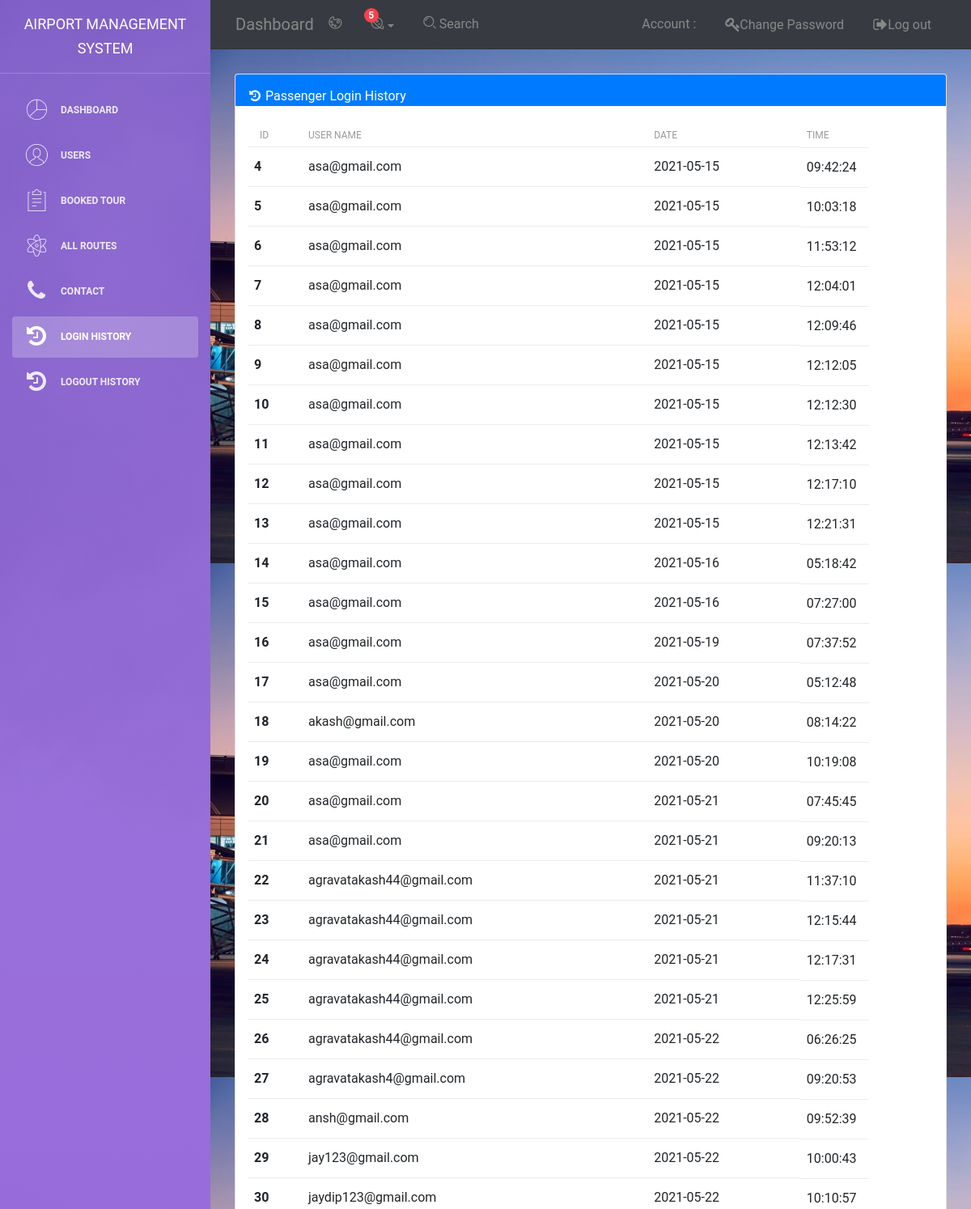
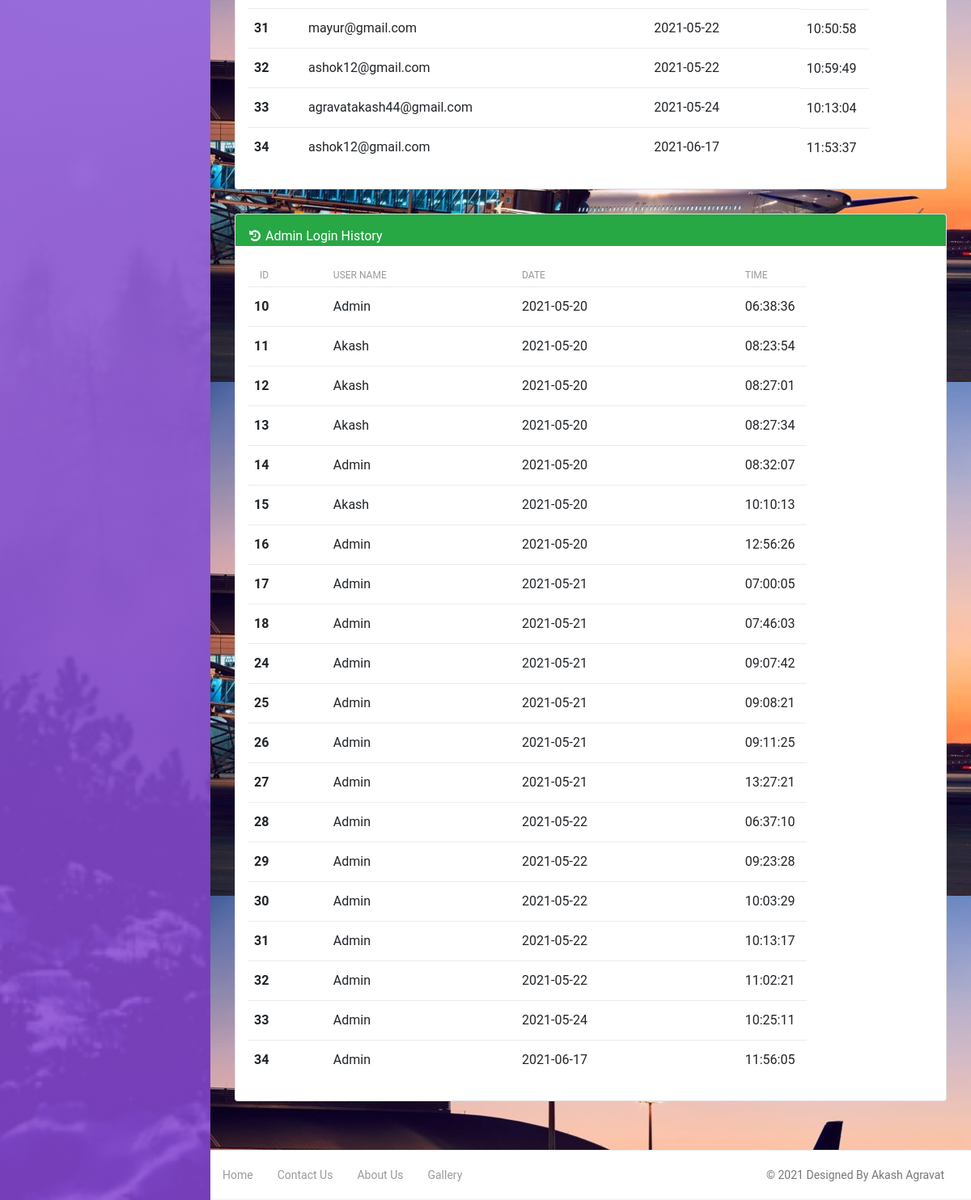
Page /Admin/history.php on the committed database (2 pictures, top to bottom).
### tables this page shows
CREATE TABLE `adminlog` (
  `ID` int(100) NOT NULL,
  `UserName` varchar(100) NOT NULL,
  `Date` varchar(100) NOT NULL,
  `Time` varchar(100) NOT NULL
);

### Admin/history.php (the view, shortened to what this page needs)
<?php
$servername = "localhost";
$username = "root";
$password = "";
$dbname = "ams";
$conn = mysqli_connect($servername, $username, $password, $dbname);
$data = "SELECT * FROM userlog";
$result = mysqli_query($conn, $data);
$data1 = "SELECT * FROM adminlog";
$result1 = mysqli_query($conn, $data1);
?>
<!DOCTYPE html>
<html lang="en">
<head>
    <link rel="stylesheet" href="https://stackpath.bootstrapcdn.com/bootstrap/4.3.1/css/bootstrap.min.css">
    <link rel="stylesheet" href="https://maxcdn.bootstrapcdn.com/font-awesome/latest/css/font-awesome.min.css" />
    <link href="../assets/css/bootstrap.min.css" rel="stylesheet" />
    <link href="../assets/css/light-bootstrap-dashboard.css?v=2.0.0 " rel="stylesheet" />
    <link href="../assets/css/demo.css" rel="stylesheet" />
</head>
<body>
    <div class="wrapper">
        <div class="sidebar" data-image="../assets/img/sidebar-5.jpg">
        <div class="sidebar-wrapper">
                <div class="logo">
                    <a href="#" class="simple-text">
                        Airport Management System
                    </a>
                </div>
                <ul class="nav">
                    <li >
                        <a class="nav-link" href="dashboard.php">
                            <i class="nc-icon nc-chart-pie-35"></i>
                            <p>Dashboard</p>
                        </a>
                    </li>
                    <li>
                        <a class="nav-link" href="Users.php">
                            <i class="nc-icon nc-circle-09"></i>
                            <p>Users</p>
                        </a>
                    </li>
                    <li>
                        <a class="nav-link" href="BookeTicket.php">
                            <i class="nc-icon nc-notes"></i>
                            <p>Booked Tour</p>
                        </a>
                    </li>
                    <li>
                        <a class="nav-link" href="route.php">
                            <i class="nc-icon nc-atom"></i>
                            <p>All Routes</p>
                        </a>
                    </li>
                    <li >
                        <a class="nav-link" href="contact.php">
                            <i class="fa fa-phone"></i>
                            <p>Contact</p>
                        </a>
                    </li>
                    <li class="nav-item active">
                        <a class="nav-link" href="history.php">
                            <i class="fa fa-history"></i>
                            <p>Login History</p>
                        </a>
                    </li>
                    <li>
                        <a class="nav-link" href="notification.php">
                            <i class="fa fa-history"></i>
                            <p>Logout History</p>
                        </a>
                    </li>
                </ul>
            </div>
        </div>
        <div class="main-panel">
            <nav class="navbar navbar-expand-lg " color-on-scroll="500" style="background-color: rgb(55, 59, 65); ">
                <div class="container-fluid">
                    <a class="navbar-brand" href="#"> Dashboard </a>
                    <div class="collapse navbar-collapse justify-content-end" id="navigation">
                        <ul class="nav navbar-nav mr-auto">
                            <li class="nav-item">
                                <a href="#" class="nav-link" data-toggle="dropdown">
                                    <i class="nc-icon nc-palette"></i>
                                </a>
                            </li>
                            <li class="dropdown nav-item">
                                <a href="notification.php" class="dropdown-toggle nav-link" data-toggle="dropdown">
                                    <i class="nc-icon nc-planet"></i>
                                    <span class="notification">5</span>
                                </a>
                            </li>
                            <li class="nav-item">
                                <a href="https://www.google.com/search?q=" class="nav-link">
                                    <i class="nc-icon nc-zoom-split"></i>
                                    <span class="d-lg-block">&nbsp;Search</span>
                                </a>
                            </li>
                        </ul>
                        <ul class="navbar-nav ml-auto">
                            <li class="nav-item">
                                <a class="nav-link" href="account.php">
                                    <span class="no-icon">Account :  <?php echo $_SESSION['uname']?></span>
                                </a>
                            </li>
                            <li class="nav-item ">
                                <a class="nav-link" href="changeps.php">
                                    <span class="no-icon"><i class="fa fa-key"></i>Change Password</span>
                                </a>
                            </li>
                            <li class="nav-item">
                                <a class="nav-link" href="include/logout.php">
                                    <span class="no-icon"><i class="fa fa-sign-out"></i>Log out</span>
                                </a>
                            </li>
                        </ul>
                    </div>
                </div>
            </nav>
            <div class="content" style="background-image: url(../img/slider\ 1.jpg);">
                <div class="container-fluid">
                    <div class="row ">
                        <div class="col">
                        <div class="card  ">
                                <div class="card-header bg-primary text-white"><i class="fa fa-history"></i> Passenger Login History
                                </div>
                                <div class="card-body">
                            <table class="table table-hover">
                                <thead>
                                    <tr>
                                        <th scope="col">ID</th>
                                        <th scope="col">User Name</th>
                                        <th scope="col">Date</th>
                                        <th scope="col">Time</th>
                                    </tr>
                                </thead>
                                <tbody>
                        <?php
                          If (mysqli_num_rows($result) > 0) {
while ($row= mysqli_fetch_row($result))
{
    ?>
                                    <tr>
                                        <th scope="row"><?php echo $row['0']; ?></th>
                                        <td><?php echo $row['1']; ?></td>
                                        <td><?php echo $row['2']; ?></td>
                                        <td><?php echo $row['3']; ?></td>
                                    </tr>
                                    <?php
}
                          }
?>
                                </tbody>
                            </table>
                        </div>
                    </div>
                    <div class="card  ">
                                <div class="card-header bg-success text-white"><i class="fa fa-history"></i> Admin Login History
                                </div>
                                <div class="card-body">
                            <table class="table table-hover">
                                <thead>
                                    <tr>
                                        <th scope="col">ID</th>
                                        <th scope="col">User Name</th>
                                        <th scope="col">Date</th>
                                        <th scope="col">Time</th>
                                    </tr>
                                </thead>
                                <tbody>
                        <?php
                          If (mysqli_num_rows($result1) > 0) {
while ($row1= mysqli_fetch_row($result1))
{
    ?>
                                    <tr>
                                        <th scope="row"><?php echo $row1['0']; ?></th>
                                        <td><?php echo $row1['1']; ?></td>
                                        <td><?php echo $row1['2']; ?></td>
                                        <td><?php echo $row1['3']; ?></td>
                                    </tr>
                                    <?php
}
                          }
?>
                                </tbody>
                            </table>
                        </div>
                    </div>
                </div>
                    </div>
                </div>
            </div>
            <footer class="footer">
                <div class="container-fluid">
                    <nav>
                        <ul class="footer-menu">
                            <li>
                                <a href="../index.html">
                            Home
                        </a>
                            </li>
                            <li>
                                <a href="../Contact.php">
                            Contact Us
                        </a>
                            </li>
                            <li>
                                <a href="../aboutus.html">
                            About Us
                        </a>
                            </li>
                            <li>
                                <a href="../gallery.html">
                            Gallery
                        </a>
                            </li>
                        </ul>
                        <p class="copyright text-center">
                            ©
                            Designed By Akash Agravat
                        </p>
                    </nav>
                </div>
            </footer>
        </div>
</body>
</html>

### rows in the picture
adminlog: ID "10", UserName "Admin", Date "2021-05-20", Time "06:38:36"
adminlog: ID "11", UserName "Akash", Date "2021-05-20", Time "08:23:54"
adminlog: ID "12", UserName "Akash", Date "2021-05-20", Time "08:27:01"
adminlog: ID "13", UserName "Akash", Date "2021-05-20", Time "08:27:34"
adminlog: ID "14", UserName "Admin", Date "2021-05-20", Time "08:32:07"
adminlog: ID "15", UserName "Akash", Date "2021-05-20", Time "10:10:13"
adminlog: ID "16", UserName "Admin", Date "2021-05-20", Time "12:56:26"
adminlog: ID "17", UserName "Admin", Date "2021-05-21", Time "07:00:05"
adminlog: ID "18", UserName "Admin", Date "2021-05-21", Time "07:46:03"
adminlog: ID "24", UserName "Admin", Date "2021-05-21", Time "09:07:42"
adminlog: ID "25", UserName "Admin", Date "2021-05-21", Time "09:08:21"
adminlog: ID "26", UserName "Admin", Date "2021-05-21", Time "09:11:25"
adminlog: ID "27", UserName "Admin", Date "2021-05-21", Time "13:27:21"
adminlog: ID "28", UserName "Admin", Date "2021-05-22", Time "06:37:10"
adminlog: ID "29", UserName "Admin", Date "2021-05-22", Time "09:23:28"
adminlog: ID "30", UserName "Admin", Date "2021-05-22", Time "10:03:29"
adminlog: ID "31", UserName "Admin", Date "2021-05-22", Time "10:13:17"
adminlog: ID "32", UserName "Admin", Date "2021-05-22", Time "11:02:21"
adminlog: ID "33", UserName "Admin", Date "2021-05-24", Time "10:25:11"
adminlog: ID "34", UserName "Admin", Date "2021-06-17", Time "11:56:05"

### other values in the picture
$row['0'] "4"
$row['1'] "asa@gmail.com"
$row['2'] "2021-05-15"
$row['3'] "09:42:24"
$row['0'] "5"
$row['3'] "10:03:18"
$row['0'] "6"
$row['3'] "11:53:12"
$row['0'] "7"
$row['3'] "12:04:01"
$row['0'] "8"
$row['3'] "12:09:46"
$row['0'] "9"
$row['3'] "12:12:05"
$row['0'] "10"
